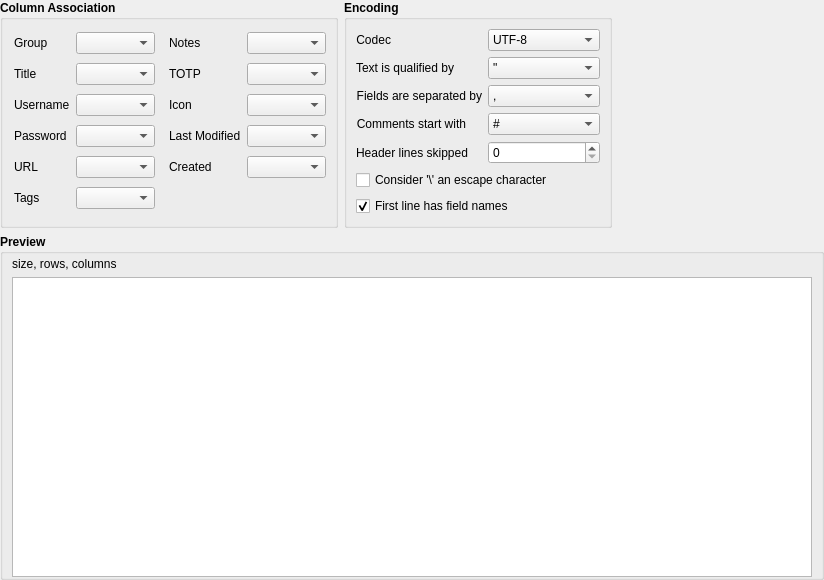
<?xml version="1.0" encoding="UTF-8"?>
<ui version="4.0">
 <class>CsvImportWidget</class>
 <widget class="QWidget" name="CsvImportWidget">
  <property name="geometry">
   <rect>
    <x>0</x>
    <y>0</y>
    <width>820</width>
    <height>523</height>
   </rect>
  </property>
  <property name="windowTitle">
   <string/>
  </property>
  <layout class="QVBoxLayout" name="verticalLayout_2">
   <property name="leftMargin">
    <number>0</number>
   </property>
   <property name="topMargin">
    <number>0</number>
   </property>
   <property name="rightMargin">
    <number>0</number>
   </property>
   <property name="bottomMargin">
    <number>0</number>
   </property>
   <item>
    <layout class="QHBoxLayout" name="parserOptionsLayout">
     <item>
      <widget class="QGroupBox" name="ColumnAssociation">
       <property name="font">
        <font>
         <weight>75</weight>
         <bold>true</bold>
        </font>
       </property>
       <property name="title">
        <string>Column Association</string>
       </property>
       <layout class="QGridLayout" name="gridLayout">
        <item row="4" column="1">
         <widget class="QComboBox" name="urlCombo">
          <property name="accessibleName">
           <string>URL column</string>
          </property>
          <property name="maximumSize">
           <size>
            <width>200</width>
            <height>16777215</height>
           </size>
          </property>
          <property name="sizeAdjustPolicy">
           <enum>QComboBox::AdjustToContents</enum>
          </property>
         </widget>
        </item>
        <item row="2" column="1">
         <widget class="QComboBox" name="usernameCombo">
          <property name="accessibleName">
           <string>Username column</string>
          </property>
          <property name="maximumSize">
           <size>
            <width>200</width>
            <height>16777215</height>
           </size>
          </property>
          <property name="sizeAdjustPolicy">
           <enum>QComboBox::AdjustToContents</enum>
          </property>
         </widget>
        </item>
        <item row="0" column="0">
         <widget class="QLabel" name="groupLabel">
          <property name="font">
           <font>
            <weight>50</weight>
            <bold>false</bold>
           </font>
          </property>
          <property name="text">
           <string>Group</string>
          </property>
          <property name="alignment">
           <set>Qt::AlignLeading|Qt::AlignLeft|Qt::AlignVCenter</set>
          </property>
          <property name="indent">
           <number>2</number>
          </property>
         </widget>
        </item>
        <item row="0" column="3">
         <widget class="QLabel" name="notesLabel">
          <property name="font">
           <font>
            <weight>50</weight>
            <bold>false</bold>
           </font>
          </property>
          <property name="text">
           <string>Notes</string>
          </property>
          <property name="alignment">
           <set>Qt::AlignLeading|Qt::AlignLeft|Qt::AlignVCenter</set>
          </property>
          <property name="indent">
           <number>2</number>
          </property>
         </widget>
        </item>
        <item row="2" column="0">
         <widget class="QLabel" name="usernameLabel">
          <property name="font">
           <font>
            <weight>50</weight>
            <bold>false</bold>
           </font>
          </property>
          <property name="text">
           <string>Username</string>
          </property>
          <property name="alignment">
           <set>Qt::AlignLeading|Qt::AlignLeft|Qt::AlignVCenter</set>
          </property>
          <property name="indent">
           <number>2</number>
          </property>
         </widget>
        </item>
        <item row="3" column="4">
         <widget class="QComboBox" name="lastModifiedCombo">
          <property name="accessibleName">
           <string>Last Modified column</string>
          </property>
          <property name="maximumSize">
           <size>
            <width>200</width>
            <height>16777215</height>
           </size>
          </property>
          <property name="sizeAdjustPolicy">
           <enum>QComboBox::AdjustToContents</enum>
          </property>
         </widget>
        </item>
        <item row="2" column="4">
         <widget class="QComboBox" name="iconCombo">
          <property name="accessibleName">
           <string>Icon column</string>
          </property>
          <property name="maximumSize">
           <size>
            <width>200</width>
            <height>16777215</height>
           </size>
          </property>
          <property name="sizeAdjustPolicy">
           <enum>QComboBox::AdjustToContents</enum>
          </property>
         </widget>
        </item>
        <item row="1" column="4">
         <widget class="QComboBox" name="totpCombo">
          <property name="accessibleName">
           <string>TOTP column</string>
          </property>
          <property name="maximumSize">
           <size>
            <width>200</width>
            <height>16777215</height>
           </size>
          </property>
          <property name="sizeAdjustPolicy">
           <enum>QComboBox::AdjustToContents</enum>
          </property>
         </widget>
        </item>
        <item row="3" column="3">
         <widget class="QLabel" name="lastModifiedLabel">
          <property name="font">
           <font>
            <weight>50</weight>
            <bold>false</bold>
           </font>
          </property>
          <property name="text">
           <string>Last Modified</string>
          </property>
          <property name="alignment">
           <set>Qt::AlignLeading|Qt::AlignLeft|Qt::AlignVCenter</set>
          </property>
          <property name="indent">
           <number>2</number>
          </property>
         </widget>
        </item>
        <item row="1" column="1">
         <widget class="QComboBox" name="titleCombo">
          <property name="accessibleName">
           <string>Title column</string>
          </property>
          <property name="maximumSize">
           <size>
            <width>200</width>
            <height>16777215</height>
           </size>
          </property>
          <property name="sizeAdjustPolicy">
           <enum>QComboBox::AdjustToContents</enum>
          </property>
         </widget>
        </item>
        <item row="0" column="4">
         <widget class="QComboBox" name="notesCombo">
          <property name="accessibleName">
           <string>Notes column</string>
          </property>
          <property name="maximumSize">
           <size>
            <width>200</width>
            <height>16777215</height>
           </size>
          </property>
          <property name="sizeAdjustPolicy">
           <enum>QComboBox::AdjustToContents</enum>
          </property>
         </widget>
        </item>
        <item row="3" column="0">
         <widget class="QLabel" name="passwordLabel">
          <property name="font">
           <font>
            <weight>50</weight>
            <bold>false</bold>
           </font>
          </property>
          <property name="text">
           <string>Password</string>
          </property>
          <property name="alignment">
           <set>Qt::AlignLeading|Qt::AlignLeft|Qt::AlignVCenter</set>
          </property>
          <property name="indent">
           <number>2</number>
          </property>
         </widget>
        </item>
        <item row="0" column="2">
         <spacer name="horizontalSpacer_2">
          <property name="orientation">
           <enum>Qt::Horizontal</enum>
          </property>
          <property name="sizeType">
           <enum>QSizePolicy::Fixed</enum>
          </property>
          <property name="sizeHint" stdset="0">
           <size>
            <width>6</width>
            <height>20</height>
           </size>
          </property>
         </spacer>
        </item>
        <item row="4" column="3">
         <widget class="QLabel" name="createdLabel">
          <property name="font">
           <font>
            <weight>50</weight>
            <bold>false</bold>
           </font>
          </property>
          <property name="text">
           <string>Created</string>
          </property>
          <property name="alignment">
           <set>Qt::AlignLeading|Qt::AlignLeft|Qt::AlignVCenter</set>
          </property>
          <property name="indent">
           <number>2</number>
          </property>
         </widget>
        </item>
        <item row="4" column="4">
         <widget class="QComboBox" name="createdCombo">
          <property name="accessibleName">
           <string>Created column</string>
          </property>
          <property name="maximumSize">
           <size>
            <width>200</width>
            <height>16777215</height>
           </size>
          </property>
          <property name="sizeAdjustPolicy">
           <enum>QComboBox::AdjustToContents</enum>
          </property>
         </widget>
        </item>
        <item row="4" column="0">
         <widget class="QLabel" name="urlLabel">
          <property name="font">
           <font>
            <weight>50</weight>
            <bold>false</bold>
           </font>
          </property>
          <property name="text">
           <string>URL</string>
          </property>
          <property name="alignment">
           <set>Qt::AlignLeading|Qt::AlignLeft|Qt::AlignVCenter</set>
          </property>
          <property name="indent">
           <number>2</number>
          </property>
         </widget>
        </item>
        <item row="1" column="3">
         <widget class="QLabel" name="totpLabel">
          <property name="font">
           <font>
            <weight>50</weight>
            <bold>false</bold>
           </font>
          </property>
          <property name="text">
           <string>TOTP</string>
          </property>
          <property name="alignment">
           <set>Qt::AlignLeading|Qt::AlignLeft|Qt::AlignVCenter</set>
          </property>
          <property name="indent">
           <number>2</number>
          </property>
         </widget>
        </item>
        <item row="3" column="1">
         <widget class="QComboBox" name="passwordCombo">
          <property name="accessibleName">
           <string>Password column</string>
          </property>
          <property name="maximumSize">
           <size>
            <width>200</width>
            <height>16777215</height>
           </size>
          </property>
          <property name="sizeAdjustPolicy">
           <enum>QComboBox::AdjustToContents</enum>
          </property>
         </widget>
        </item>
        <item row="2" column="3">
         <widget class="QLabel" name="iconLabel">
          <property name="font">
           <font>
            <weight>50</weight>
            <bold>false</bold>
           </font>
          </property>
          <property name="text">
           <string>Icon</string>
          </property>
          <property name="alignment">
           <set>Qt::AlignLeading|Qt::AlignLeft|Qt::AlignVCenter</set>
          </property>
          <property name="indent">
           <number>2</number>
          </property>
         </widget>
        </item>
        <item row="1" column="0">
         <widget class="QLabel" name="titleLabel">
          <property name="font">
           <font>
            <weight>50</weight>
            <bold>false</bold>
           </font>
          </property>
          <property name="text">
           <string>Title</string>
          </property>
          <property name="alignment">
           <set>Qt::AlignLeading|Qt::AlignLeft|Qt::AlignVCenter</set>
          </property>
          <property name="indent">
           <number>2</number>
          </property>
         </widget>
        </item>
        <item row="0" column="1">
         <widget class="QComboBox" name="groupCombo">
          <property name="accessibleName">
           <string>Group column</string>
          </property>
          <property name="maximumSize">
           <size>
            <width>200</width>
            <height>16777215</height>
           </size>
          </property>
          <property name="sizeAdjustPolicy">
           <enum>QComboBox::AdjustToContents</enum>
          </property>
         </widget>
        </item>
        <item row="5" column="0">
         <widget class="QLabel" name="tagsLabel">
          <property name="font">
           <font>
            <weight>50</weight>
            <bold>false</bold>
           </font>
          </property>
          <property name="text">
           <string>Tags</string>
          </property>
          <property name="indent">
           <number>2</number>
          </property>
         </widget>
        </item>
        <item row="5" column="1">
         <widget class="QComboBox" name="tagsCombo">
          <property name="accessibleName">
           <string>Tags column</string>
          </property>
          <property name="maximumSize">
           <size>
            <width>200</width>
            <height>16777215</height>
           </size>
          </property>
          <property name="sizeAdjustPolicy">
           <enum>QComboBox::AdjustToContents</enum>
          </property>
         </widget>
        </item>
       </layout>
      </widget>
     </item>
     <item>
      <widget class="QGroupBox" name="Encoding">
       <property name="font">
        <font>
         <weight>75</weight>
         <bold>true</bold>
        </font>
       </property>
       <property name="title">
        <string>Encoding</string>
       </property>
       <layout class="QFormLayout" name="formLayout">
        <item row="0" column="0">
         <widget class="QLabel" name="labelCodec">
          <property name="font">
           <font>
            <weight>50</weight>
            <bold>false</bold>
           </font>
          </property>
          <property name="text">
           <string>Codec</string>
          </property>
          <property name="alignment">
           <set>Qt::AlignRight|Qt::AlignTrailing|Qt::AlignVCenter</set>
          </property>
         </widget>
        </item>
        <item row="0" column="1">
         <widget class="QComboBox" name="comboBoxCodec">
          <property name="font">
           <font>
            <weight>50</weight>
            <bold>false</bold>
           </font>
          </property>
          <property name="accessibleName">
           <string>Codec</string>
          </property>
          <property name="editable">
           <bool>false</bool>
          </property>
          <property name="currentText">
           <string notr="true">UTF-8</string>
          </property>
          <item>
           <property name="text">
            <string notr="true">UTF-8</string>
           </property>
          </item>
          <item>
           <property name="text">
            <string notr="true">Windows-1252</string>
           </property>
          </item>
          <item>
           <property name="text">
            <string notr="true">UTF-16</string>
           </property>
          </item>
          <item>
           <property name="text">
            <string notr="true">UTF-16LE</string>
           </property>
          </item>
         </widget>
        </item>
        <item row="1" column="0">
         <widget class="QLabel" name="labelTextQualifier">
          <property name="font">
           <font>
            <weight>50</weight>
            <bold>false</bold>
           </font>
          </property>
          <property name="text">
           <string>Text is qualified by</string>
          </property>
          <property name="alignment">
           <set>Qt::AlignRight|Qt::AlignTrailing|Qt::AlignVCenter</set>
          </property>
         </widget>
        </item>
        <item row="1" column="1">
         <widget class="QComboBox" name="comboBoxTextQualifier">
          <property name="font">
           <font>
            <weight>50</weight>
            <bold>false</bold>
           </font>
          </property>
          <property name="accessibleName">
           <string>Text qualification</string>
          </property>
          <property name="editable">
           <bool>false</bool>
          </property>
          <property name="currentText">
           <string notr="true">&quot;</string>
          </property>
          <item>
           <property name="text">
            <string notr="true">&quot;</string>
           </property>
          </item>
          <item>
           <property name="text">
            <string notr="true">'</string>
           </property>
          </item>
          <item>
           <property name="text">
            <string notr="true">:</string>
           </property>
          </item>
          <item>
           <property name="text">
            <string notr="true">.</string>
           </property>
          </item>
          <item>
           <property name="text">
            <string notr="true">|</string>
           </property>
          </item>
         </widget>
        </item>
        <item row="2" column="0">
         <widget class="QLabel" name="labelFieldSeparator">
          <property name="font">
           <font>
            <weight>50</weight>
            <bold>false</bold>
           </font>
          </property>
          <property name="text">
           <string>Fields are separated by</string>
          </property>
          <property name="alignment">
           <set>Qt::AlignRight|Qt::AlignTrailing|Qt::AlignVCenter</set>
          </property>
         </widget>
        </item>
        <item row="2" column="1">
         <widget class="QComboBox" name="comboBoxFieldSeparator">
          <property name="font">
           <font>
            <weight>50</weight>
            <bold>false</bold>
           </font>
          </property>
          <property name="accessibleName">
           <string>Field separation</string>
          </property>
          <property name="editable">
           <bool>false</bool>
          </property>
          <property name="currentText">
           <string notr="true">,</string>
          </property>
          <item>
           <property name="text">
            <string notr="true">,</string>
           </property>
          </item>
          <item>
           <property name="text">
            <string notr="true">;</string>
           </property>
          </item>
          <item>
           <property name="text">
            <string notr="true">-</string>
           </property>
          </item>
          <item>
           <property name="text">
            <string notr="true">:</string>
           </property>
          </item>
          <item>
           <property name="text">
            <string notr="true">.</string>
           </property>
          </item>
          <item>
           <property name="text">
            <string notr="true">TAB (\t)</string>
           </property>
          </item>
         </widget>
        </item>
        <item row="3" column="0">
         <widget class="QLabel" name="labelComments">
          <property name="font">
           <font>
            <weight>50</weight>
            <bold>false</bold>
           </font>
          </property>
          <property name="text">
           <string>Comments start with</string>
          </property>
          <property name="alignment">
           <set>Qt::AlignRight|Qt::AlignTrailing|Qt::AlignVCenter</set>
          </property>
         </widget>
        </item>
        <item row="3" column="1">
         <widget class="QComboBox" name="comboBoxComment">
          <property name="font">
           <font>
            <weight>50</weight>
            <bold>false</bold>
           </font>
          </property>
          <property name="accessibleName">
           <string>Comments start with</string>
          </property>
          <property name="editable">
           <bool>false</bool>
          </property>
          <property name="currentText">
           <string notr="true">#</string>
          </property>
          <item>
           <property name="text">
            <string notr="true">#</string>
           </property>
          </item>
          <item>
           <property name="text">
            <string notr="true">;</string>
           </property>
          </item>
          <item>
           <property name="text">
            <string notr="true">:</string>
           </property>
          </item>
          <item>
           <property name="text">
            <string notr="true">@</string>
           </property>
          </item>
         </widget>
        </item>
        <item row="4" column="0">
         <widget class="QLabel" name="labelSkipRows">
          <property name="font">
           <font>
            <weight>50</weight>
            <bold>false</bold>
           </font>
          </property>
          <property name="text">
           <string>Header lines skipped</string>
          </property>
          <property name="alignment">
           <set>Qt::AlignRight|Qt::AlignTrailing|Qt::AlignVCenter</set>
          </property>
         </widget>
        </item>
        <item row="4" column="1">
         <widget class="QSpinBox" name="spinBoxSkip">
          <property name="font">
           <font>
            <weight>50</weight>
            <bold>false</bold>
           </font>
          </property>
          <property name="accessibleName">
           <string>Number of header lines to discard</string>
          </property>
         </widget>
        </item>
        <item row="5" column="0" colspan="2">
         <widget class="QCheckBox" name="checkBoxBackslash">
          <property name="font">
           <font>
            <weight>50</weight>
            <bold>false</bold>
           </font>
          </property>
          <property name="text">
           <string>Consider '\' an escape character</string>
          </property>
         </widget>
        </item>
        <item row="6" column="0" colspan="2">
         <widget class="QCheckBox" name="checkBoxFieldNames">
          <property name="font">
           <font>
            <weight>50</weight>
            <bold>false</bold>
           </font>
          </property>
          <property name="text">
           <string>First line has field names</string>
          </property>
          <property name="checked">
           <bool>true</bool>
          </property>
         </widget>
        </item>
       </layout>
      </widget>
     </item>
     <item>
      <spacer name="horizontalSpacer">
       <property name="orientation">
        <enum>Qt::Horizontal</enum>
       </property>
       <property name="sizeHint" stdset="0">
        <size>
         <width>40</width>
         <height>20</height>
        </size>
       </property>
      </spacer>
     </item>
    </layout>
   </item>
   <item>
    <widget class="QGroupBox" name="previewLayout">
     <property name="font">
      <font>
       <weight>75</weight>
       <bold>true</bold>
      </font>
     </property>
     <property name="title">
      <string>Preview</string>
     </property>
     <property name="checkable">
      <bool>false</bool>
     </property>
     <layout class="QVBoxLayout" name="verticalLayout" stretch="0,0">
      <property name="topMargin">
       <number>3</number>
      </property>
      <property name="bottomMargin">
       <number>0</number>
      </property>
      <item>
       <widget class="QLabel" name="labelSizeRowsCols">
        <property name="font">
         <font>
          <weight>50</weight>
          <bold>false</bold>
         </font>
        </property>
        <property name="text">
         <string>size, rows, columns</string>
        </property>
       </widget>
      </item>
      <item>
       <widget class="QTableView" name="tableViewFields">
        <property name="sizePolicy">
         <sizepolicy hsizetype="Expanding" vsizetype="Expanding">
          <horstretch>0</horstretch>
          <verstretch>0</verstretch>
         </sizepolicy>
        </property>
        <property name="minimumSize">
         <size>
          <width>800</width>
          <height>300</height>
         </size>
        </property>
        <property name="font">
         <font>
          <weight>50</weight>
          <bold>false</bold>
         </font>
        </property>
        <property name="accessibleName">
         <string>CSV import preview</string>
        </property>
        <property name="cornerButtonEnabled">
         <bool>false</bool>
        </property>
        <attribute name="horizontalHeaderVisible">
         <bool>true</bool>
        </attribute>
       </widget>
      </item>
     </layout>
    </widget>
   </item>
  </layout>
 </widget>
 <tabstops>
  <tabstop>comboBoxCodec</tabstop>
  <tabstop>comboBoxTextQualifier</tabstop>
  <tabstop>comboBoxFieldSeparator</tabstop>
  <tabstop>comboBoxComment</tabstop>
  <tabstop>tableViewFields</tabstop>
 </tabstops>
 <resources/>
 <connections/>
</ui>
